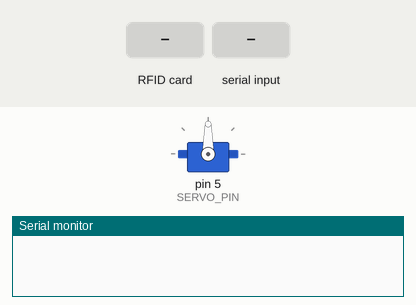
A sketch run on a simulated Arduino Uno, built with avr-gcc and run on an emulated ATmega328P. Shown: servo, the last lines printed to the serial monitor. Inputs (shaded band) come from the test bench.

Above: at 1.2 s.
1.3 s: RFID card 5E 7A 19 C4 held to the reader
2.8 s: "OK\n" received over Serial
At 4.2 s:
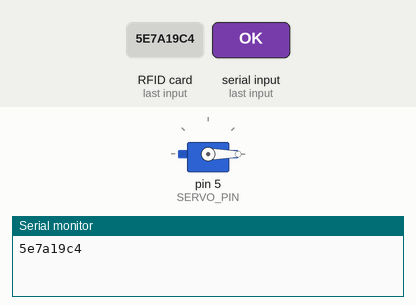
Timing chart, 0 to 7.3 s (numbered marks = the images above; inputs shaded):
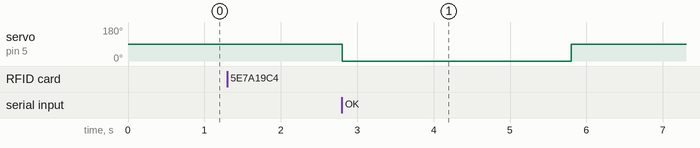

Measured:
- after the input at 2.8 s, servo on pin 5 (SERVO_PIN): 90° → 0° at once, → 90° 3.0 s later

The sketch:

control_de_acceso.ino
```cpp
#include <SPI.h>
#include <MFRC522.h>
#include <Servo.h>

#define RST_PIN   9
#define SS_PIN   10
#define SERVO_PIN 5

// Ajusta estos si hace falta calibrar el alto
const int STOP_PWM = 90;   // neutro (parado) ~ 88–92 según el servo
const int RUN_PWM  = 0;    // gira (usa 180 si quieres el otro sentido)
const unsigned long RUN_MS = 3000; // tiempo de giro

MFRC522 mfrc522(SS_PIN, RST_PIN);
Servo servo;

void setup() {
  Serial.begin(9600);
  SPI.begin();
  mfrc522.PCD_Init();

  servo.attach(SERVO_PIN);
  servo.write(STOP_PWM);   //⛔️ parado al inicio

  // Si tu programa en PC solo espera el UID, mejor no imprimir textos extra:
  // Serial.println("Esperando tarjetas...");
}

void loop() {
  // Esperar tarjeta nueva
  if (!mfrc522.PICC_IsNewCardPresent() || !mfrc522.PICC_ReadCardSerial()) return;

  // Construir UID en minúsculas
  String uid = "";
  for (byte i = 0; i < mfrc522.uid.size; i++) {
    uid += String(mfrc522.uid.uidByte[i], HEX);
  }
  uid.toLowerCase();

  // Enviar SOLO el UID a la PC
  Serial.println(uid);

  // Esperar respuesta "OK" / "NO" desde la PC (máx 3 s)
  unsigned long t0 = millis();
  while (!Serial.available()) {
    if (millis() - t0 > 3000) return;
  }

  String respuesta = Serial.readStringUntil('\n');
  respuesta.trim();

  if (respuesta == "OK") {
    // ✅ AHORA sí: primero girar, luego parar
    servo.write(RUN_PWM);      // girar (0 = un sentido; 180 = el otro)
    delay(RUN_MS);             // tiempo de giro
    servo.write(STOP_PWM);     // parar
  } else {
    // Denegado → asegurarse de que quede parado
    servo.write(STOP_PWM);
  }

  // Finalizar comunicación con la tarjeta y evitar lecturas dobles
  mfrc522.PICC_HaltA();
  mfrc522.PCD_StopCrypto1();

  // Esperar a que se retire la tarjeta
  while (mfrc522.PICC_IsNewCardPresent() || mfrc522.PICC_ReadCardSerial()) {
    delay(100);
  }

  delay(300); // pequeña pausa
}
```
